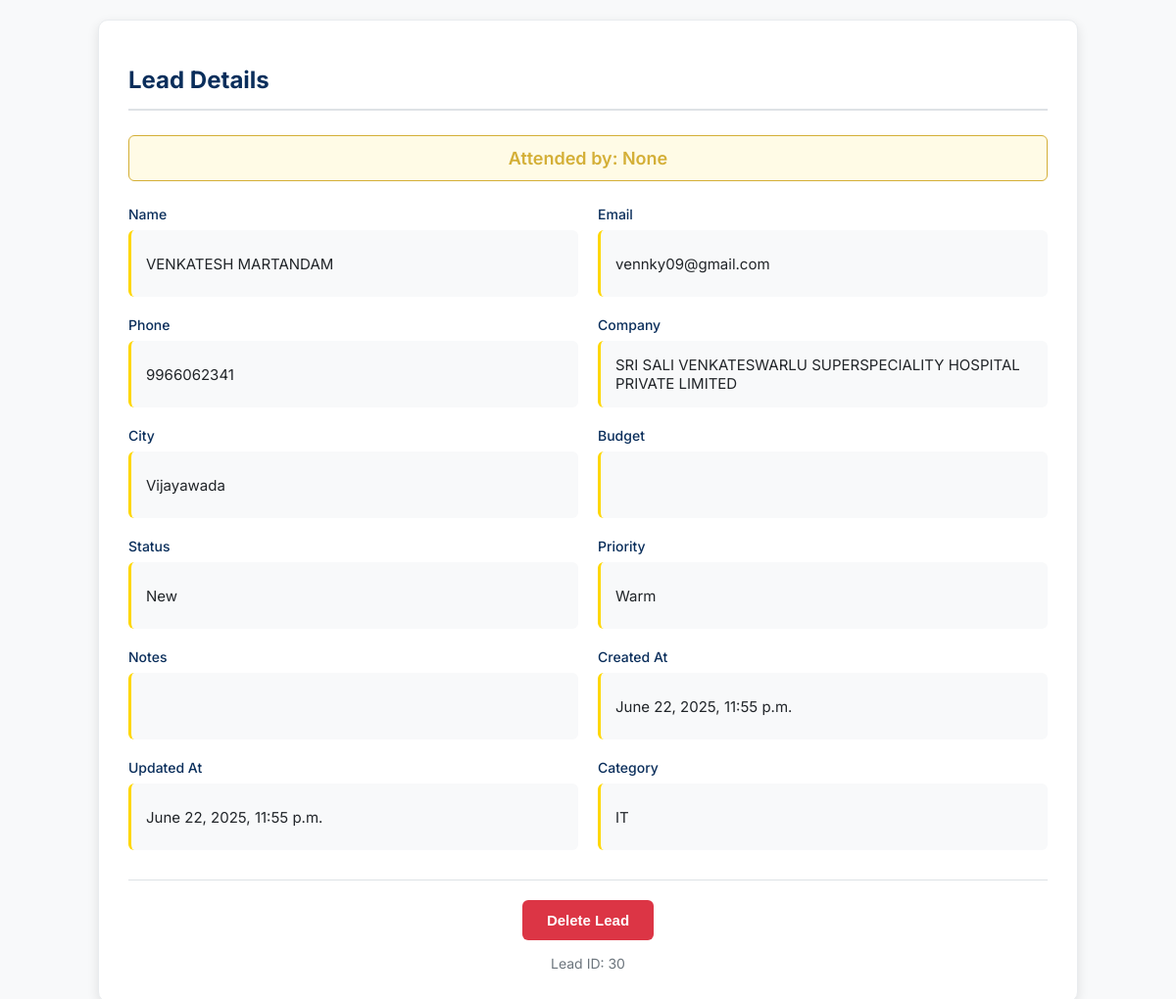
Page /viewLead/30/ (signed in) on the earlier database version.
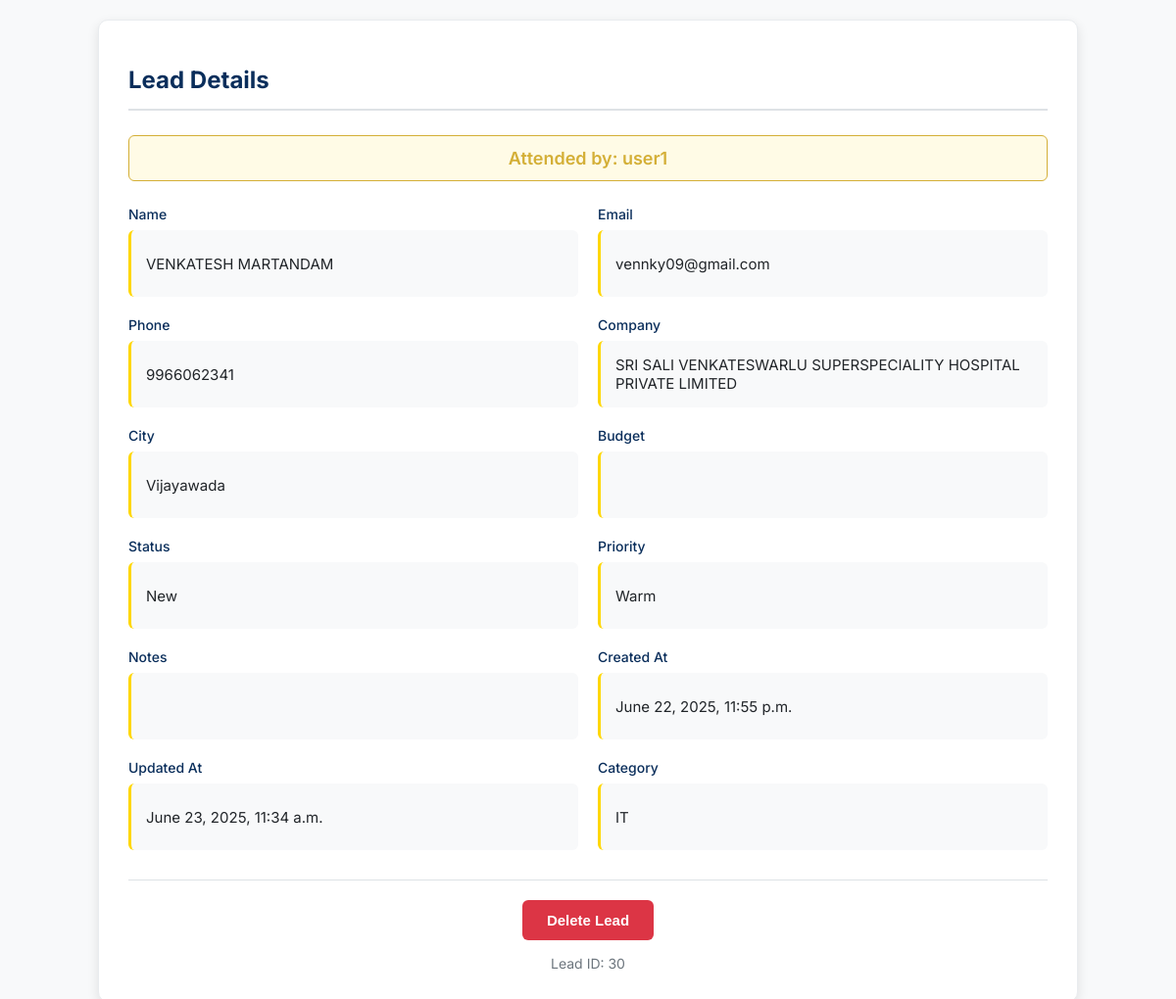
Same page on the later database version.
### salesmanPanel/models.py (models this page shows, shortened)
class Lead(models.Model):
    STATUS_CHOICES = [
        ('New', 'New'),
        ('Contacted', 'Contacted'),
        ('In Discussion', 'In Discussion'),
        ('Not Interested', 'Not Interested'),
        ('Converted', 'Converted'),
    ]
    PRIORITY_CHOICES = [
        ('Hot', 'Hot'),
        ('Warm', 'Warm'),
        ('Cold', 'Cold'),
    ]
    name = models.CharField(max_length=100)
    email = models.EmailField()
    phone = models.CharField(max_length=15)
    city = models.CharField(max_length=100, blank=True)
    company = models.CharField(max_length=100, blank=True)
    role = models.CharField(max_length=100, blank=True)
    interest = models.TextField(null=True)
    budget = models.CharField(max_length=50, blank=True)
    lead_source = models.CharField(max_length=100, blank=True)
    status = models.CharField(max_length=20, choices=STATUS_CHOICES, default='New')
    priority = models.CharField(max_length=10, choices=PRIORITY_CHOICES, default='Warm')
    notes = models.TextField(blank=True)
    assigned_to = models.ForeignKey(settings.AUTH_USER_MODEL, on_delete=models.SET_NULL, null=True, blank=True)
    created_at = models.DateTimeField(auto_now_add=True)
    updated_at = models.DateTimeField(auto_now=True)
    category = models.ForeignKey('category', on_delete=models.SET_NULL, null=True, blank=True)

class category(models.Model):
    name = models.CharField(max_length=100, unique=True)
    description = models.TextField(blank=True)
    def __str__(self):
        return self.name
    class Meta:
        verbose_name_plural = "Categories"
        ordering = ['name']

class CustomUser(AbstractUser):
    phone = models.CharField(max_length=15)
    address = models.TextField(blank=True)
    region = models.CharField(max_length=100)
    is_approved = models.BooleanField(default=False)
    def __str__(self):
        return self.username

### salesmanPanel/views.py (the view)
# urls.py: path('viewLead/<int:lead_id>/', views.viewLead, name='viewLead'),
def viewLead(request, lead_id):
    if not request.user.is_authenticated:
        return redirect('loginSalesman')  # Redirect to login if user is not authenticated
    try:
        lead = Lead.objects.get(id=lead_id)  # Get the lead assigned to the logged-in user
    except Lead.DoesNotExist:
        messages.error(request, "Lead does not exist or you do not have permission to view it")
        return redirect('adminDashboard/')  # Redirect to dashboard if lead does not exist
    context = {'lead': lead}  # Pass the lead to
    return render(request, 'salesmanPortal/viewLead.html', context)  # Render the view lead template

### templates/salesmanPortal/viewLead.html (shortened to what this page needs)
<!DOCTYPE html>
<html lang="en">
<head>
</head>
<body>
    <div class="lead-container">
        <h1 class="lead-header">Lead Details</h1>
        {% if lead.id %}
        <div class="assigned-to">Attended by: {{ lead.assigned_to }}</div>
        <div class="lead-details">
            <div class="detail-item">
                <span class="detail-label">Name</span>
                <div class="detail-value">{{ lead.name }}</div>
            </div>
            <div class="detail-item">
                <span class="detail-label">Email</span>
                <div class="detail-value">{{ lead.email }}</div>
            </div>
            <div class="detail-item">
                <span class="detail-label">Phone</span>
                <div class="detail-value">{{ lead.phone }}</div>
            </div>
            <div class="detail-item">
                <span class="detail-label">Company</span>
                <div class="detail-value">{{ lead.company }}</div>
            </div>
            <div class="detail-item">
                <span class="detail-label">City</span>
                <div class="detail-value">{{ lead.city }}</div>
            </div>
            <div class="detail-item">
                <span class="detail-label">Budget</span>
                <div class="detail-value">{{ lead.budget }}</div>
            </div>
            <div class="detail-item">
                <span class="detail-label">Status</span>
                <div class="detail-value">{{ lead.status }}</div>
            </div>
            <div class="detail-item">
                <span class="detail-label">Priority</span>
                <div class="detail-value">{{ lead.priority }}</div>
            </div>
            <div class="detail-item">
                <span class="detail-label">Notes</span>
                <div class="detail-value">{{ lead.notes }}</div>
            </div>
            <div class="detail-item">
                <span class="detail-label">Created At</span>
                <div class="detail-value">{{ lead.created_at }}</div>
            </div>
            <div class="detail-item">
                <span class="detail-label">Updated At</span>
                <div class="detail-value">{{ lead.updated_at }}</div>
            </div>
            <div class="detail-item">
                <span class="detail-label">Category</span>
                <div class="detail-value">{{ lead.category }}</div>
            </div>
        </div>
        <div class="actions-section">
            <button class="delete-btn" onclick="deleteLead({{ lead.id }})">
                Delete Lead
            </button>
            <div class="lead-id">Lead ID: {{ lead.id }}</div>
        </div>
        {% else %}
        <div class="error-message">Error: Lead ID missing</div>
        {% endif %}
    </div>
</body>
</html>

Differences in the rows shown:
changed Lead "VENKATESH MARTANDAM": assigned_to "None" → "user1"; updated_at "June 22, 2025, 11:55 p.m." → "June 23, 2025, 11:34 a.m."
